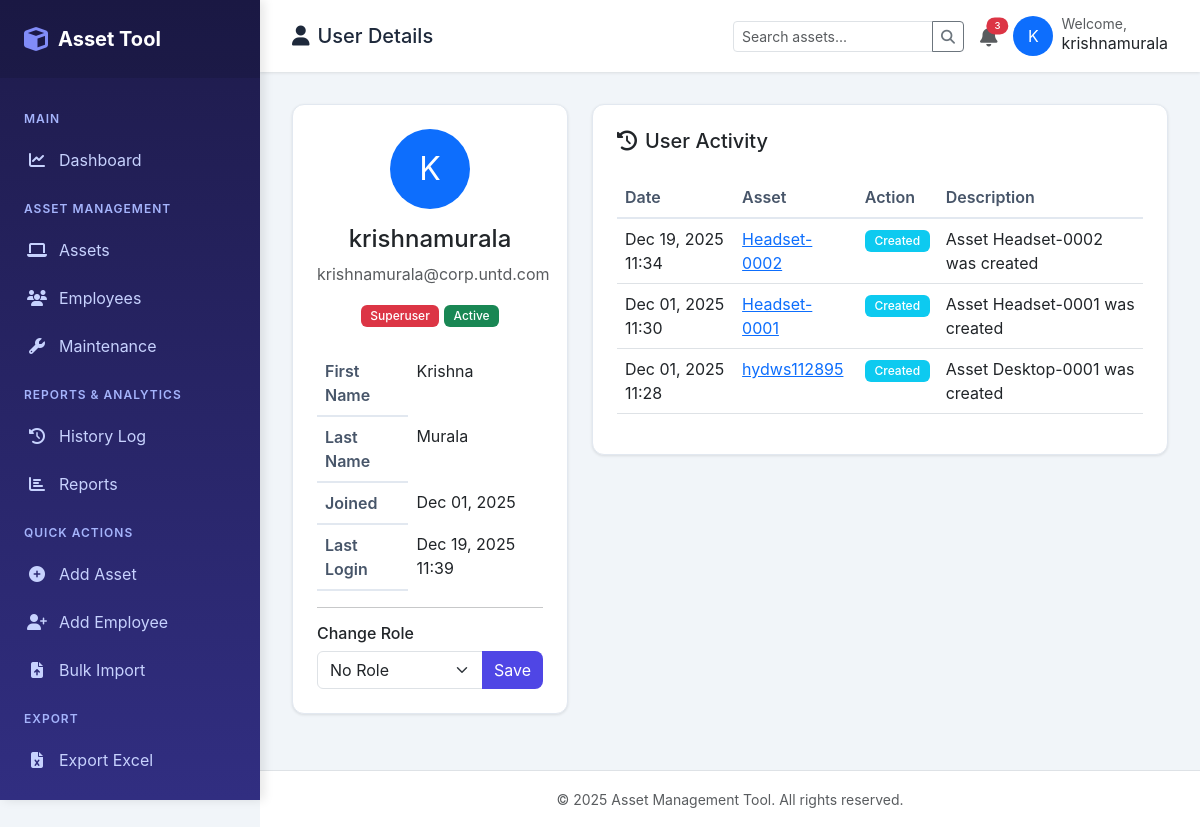
The app's page /app/users/1/ (signed in) with its own data.
### assets/models.py (models this page shows, shortened)
class AssetHistory(models.Model):
    ACTION_CHOICES = [
        ('created', 'Created'),
        ('assigned', 'Assigned'),
        ('unassigned', 'Unassigned'),
        ('maintenance', 'Sent to Maintenance'),
        ('returned', 'Returned from Maintenance'),
        ('retired', 'Retired'),
        ('updated', 'Updated'),
        ('location_changed', 'Location Changed'),
    ]
    asset = models.ForeignKey(Asset, on_delete=models.CASCADE, related_name='history')
    action = models.CharField(max_length=20, choices=ACTION_CHOICES)
    description = models.TextField(blank=True, null=True)
    performed_by = models.ForeignKey(User, on_delete=models.SET_NULL, null=True, blank=True)
    old_value = models.CharField(max_length=255, blank=True, null=True)
    new_value = models.CharField(max_length=255, blank=True, null=True)
    created_at = models.DateTimeField(auto_now_add=True)
    class Meta:
        verbose_name_plural = "Asset Histories"
        ordering = ['-created_at']

class Asset(models.Model):
    STATUS_CHOICES = [
        ('available', 'Available'),
        ('assigned', 'Assigned'),
        ('maintenance', 'Under Maintenance'),
        ('retired', 'Retired'),
        ('lost', 'Lost/Stolen'),
    ]
    CONDITION_CHOICES = [
        ('new', 'New'),
        ('good', 'Good'),
        ('fair', 'Fair'),
        ('poor', 'Poor'),
    ]
    asset_tag = models.CharField(max_length=50, unique=True)
    name = models.CharField(max_length=200)
    description = models.TextField(blank=True, null=True)
    category = models.ForeignKey(Category, on_delete=models.SET_NULL, null=True, blank=True)
    manufacturer = models.CharField(max_length=100, blank=True, null=True)
    model = models.CharField(max_length=100, blank=True, null=True)
    serial_number = models.CharField(max_length=100, blank=True, null=True)
    status = models.CharField(max_length=20, choices=STATUS_CHOICES, default='available')
    condition = models.CharField(max_length=20, choices=CONDITION_CHOICES, default='new')
    location = models.ForeignKey(Location, on_delete=models.SET_NULL, null=True, blank=True)
    assigned_to = models.ForeignKey(Employee, on_delete=models.SET_NULL, null=True, blank=True, related_name='assets')
    assigned_date = models.DateField(blank=True, null=True)
    vendor = models.ForeignKey(Vendor, on_delete=models.SET_NULL, null=True, blank=True)
    purchase_date = models.DateField(blank=True, null=True)
    purchase_cost = models.DecimalField(max_digits=10, decimal_places=2, blank=True, null=True)
    warranty_expiry = models.DateField(blank=True, null=True)
    notes = models.TextField(blank=True, null=True)
    created_by = models.ForeignKey(User, on_delete=models.SET_NULL, null=True, blank=True, related_name='created_assets')
    created_at = models.DateTimeField(auto_now_add=True)
    updated_at = models.DateTimeField(auto_now=True)
    class Meta:
        ordering = ['-created_at']

### assets/views.py (the view)
# urls.py: path('users/<int:pk>/', views.user_detail, name='user_detail'),
@login_required
@user_passes_test(is_admin)
def user_detail(request, pk):
    user_obj = get_object_or_404(User, pk=pk)
    activity = AssetHistory.objects.filter(performed_by=user_obj).order_by('-created_at')[:20]
    context = {
        'user_obj': user_obj,
        'activity': activity,
        'groups': Group.objects.all(),
    }
    return render(request, 'assets/user_detail.html', context)

### assets/views.py (called while the page is built)
def is_admin(user):
    return user.is_superuser or user.groups.filter(name='Admin').exists()

### assets/templates/assets/user_detail.html (shortened to what this page needs)
{% extends 'base.html' %}
{% block page_icon %}user{% endblock %}
{% block page_title %}User Details{% endblock %}
{% block content %}
<div class="row">
    <div class="col-lg-4">
        <div class="table-card mb-4">
            <div class="text-center mb-4">
                <div class="bg-primary text-white rounded-circle d-inline-flex align-items-center justify-content-center mb-3" style="width: 80px; height: 80px; font-size: 32px;">
                    {{ user_obj.username|slice:":1"|upper }}
                </div>
                <h4>{{ user_obj.username }}</h4>
                <p class="text-muted">{{ user_obj.email }}</p>
                {% if user_obj.is_superuser %}
                <span class="badge bg-danger">Superuser</span>
                {% endif %}
                {% if user_obj.is_active %}
                <span class="badge bg-success">Active</span>
                {% else %}
                <span class="badge bg-danger">Inactive</span>
                {% endif %}
            </div>
            <table class="table table-borderless">
                <tr><th>First Name</th><td>{{ user_obj.first_name|default:"-" }}</td></tr>
                <tr><th>Last Name</th><td>{{ user_obj.last_name|default:"-" }}</td></tr>
                <tr><th>Joined</th><td>{{ user_obj.date_joined|date:"M d, Y" }}</td></tr>
                <tr><th>Last Login</th><td>{{ user_obj.last_login|date:"M d, Y H:i"|default:"Never" }}</td></tr>
            </table>
            <hr>
            <h6>Change Role</h6>
            <form method="post" action="{% url 'assets:user_change_role' user_obj.pk %}">
                <div class="input-group">
                    <select name="group_id" class="form-select">
                        <option value="">No Role</option>
                    </select>
                    <button class="btn btn-primary" type="submit">Save</button>
                </div>
            </form>
        </div>
    </div>
    <div class="col-lg-8">
        <div class="table-card">
            <h5 class="mb-4"><i class="fas fa-history me-2"></i>User Activity</h5>
            <div class="table-responsive">
                <table class="table">
                    <thead>
                        <tr><th>Date</th><th>Asset</th><th>Action</th><th>Description</th></tr>
                    </thead>
                    <tbody>
                        {% for a in activity %}
                        <tr>
                            <td>{{ a.created_at|date:"M d, Y H:i" }}</td>
                            <td><a href="{% url 'assets:asset_detail' a.asset.pk %}">{{ a.asset.asset_tag }}</a></td>
                            <td><span class="badge bg-info">{{ a.get_action_display }}</span></td>
                            <td>{{ a.description|truncatewords:10 }}</td>
                        </tr>
                        {% empty %}
                        <tr><td colspan="4" class="text-center text-muted">No activity</td></tr>
                        {% endfor %}
                    </tbody>
                </table>
            </div>
        </div>
    </div>
</div>
{% endblock %}

### assets/templates/base.html (shortened to what this page needs)
<!DOCTYPE html>
<html lang="en">
<head>
    <link href="https://cdn.jsdelivr.net/npm/bootstrap@5.3.0/dist/css/bootstrap.min.css" rel="stylesheet">
    <link rel="stylesheet" href="https://cdnjs.cloudflare.com/ajax/libs/font-awesome/6.4.0/css/all.min.css">
</head>
<body>
    <div class="sidebar" id="sidebar">
        <div class="sidebar-brand">
            <i class="fas fa-cube"></i>
            <span>Asset Tool</span>
        </div>
        <ul class="sidebar-menu">
            <li class="sidebar-menu-title">Main</li>
            <li>
                <a href="{% url 'assets:dashboard' %}" class="{% if request.resolver_match.url_name == 'dashboard' %}active{% endif %}">
                    <i class="fas fa-chart-line"></i> Dashboard
                </a>
            </li>
            <li class="sidebar-menu-title">Asset Management</li>
            <li>
                <a href="{% url 'assets:asset_list' %}" class="{% if 'asset' in request.resolver_match.url_name and 'export' not in request.resolver_match.url_name %}active{% endif %}">
                    <i class="fas fa-laptop"></i> Assets
                </a>
            </li>
            <li>
                <a href="{% url 'assets:employee_list' %}" class="{% if 'employee' in request.resolver_match.url_name %}active{% endif %}">
                    <i class="fas fa-users"></i> Employees
                </a>
            </li>
            <li>
                <a href="{% url 'assets:maintenance_list' %}" class="{% if 'maintenance' in request.resolver_match.url_name %}active{% endif %}">
                    <i class="fas fa-wrench"></i> Maintenance
                </a>
            </li>
            <li class="sidebar-menu-title">Reports & Analytics</li>
            <li>
                <a href="{% url 'assets:history_list' %}" class="{% if 'history' in request.resolver_match.url_name %}active{% endif %}">
                    <i class="fas fa-history"></i> History Log
                </a>
            </li>
            <li>
                <a href="{% url 'assets:reports' %}" class="{% if request.resolver_match.url_name == 'reports' %}active{% endif %}">
                    <i class="fas fa-chart-bar"></i> Reports
                </a>
            </li>
            <li class="sidebar-menu-title">Quick Actions</li>
            <li>
                <a href="/admin/assets/asset/add/">
                    <i class="fas fa-plus-circle"></i> Add Asset
                </a>
            </li>
            <li>
                <a href="/admin/assets/employee/add/">
                    <i class="fas fa-user-plus"></i> Add Employee
                </a>
            </li>
            <li>
                <a href="{% url 'assets:bulk_import' %}" class="{% if 'bulk_import' in request.resolver_match.url_name %}active{% endif %}">
                    <i class="fas fa-file-upload"></i> Bulk Import
                </a>
            </li>
            <li class="sidebar-menu-title">Export</li>
            <li>
                <a href="{% url 'assets:export_assets' %}">
                    <i class="fas fa-file-excel"></i> Export Excel
                </a>
            </li>
            <li>
                <a href="{% url 'assets:generate_all_assets_pdf' %}">
                </a>
            </li>
        </ul>
    </div>
    <div class="main-content">
        <nav class="top-navbar">
            <div class="d-flex align-items-center gap-3">
                <h5 class="mb-0"><i class="fas fa-{% block page_icon %}home{% endblock %} me-2"></i>{% block page_title %}Dashboard{% endblock %}</h5>
            </div>
            <div class="d-flex align-items-center gap-3">
                <form action="{% url 'assets:asset_list' %}" method="get" class="d-none d-md-block">
                    <div class="input-group">
                        <input type="text" name="search" class="form-control form-control-sm" placeholder="Search assets..." style="width: 200px;">
                        <button class="btn btn-sm btn-outline-secondary" type="submit">
                            <i class="fas fa-search"></i>
                        </button>
                    </div>
                </form>
                <div class="dropdown">
                    <a href="#" class="text-muted position-relative" data-bs-toggle="dropdown">
                        <i class="fas fa-bell fa-lg"></i>
                        <span class="position-absolute top-0 start-100 translate-middle badge rounded-pill bg-danger" style="font-size: 0.6rem;">
                            3
                        </span>
                    </a>
                </div>
                <div class="dropdown">
                    <a href="#" class="text-decoration-none text-dark d-flex align-items-center gap-2" data-bs-toggle="dropdown">
                        <div class="bg-primary text-white rounded-circle d-flex align-items-center justify-content-center" style="width: 40px; height: 40px;">
                            {{ request.user.username|slice:":1"|upper }}
                        </div>
                        <div class="d-none d-md-block">
                            <small class="text-muted d-block" style="line-height: 1;">Welcome,</small>
                            <span style="line-height: 1;">{{ request.user.username }}</span>
                        </div>
                    </a>
                </div>
            </div>
        </nav>
        <div class="content-area">
            {% block content %}{% endblock %}
        </div>
        <footer class="text-center py-3 text-muted border-top bg-white mt-auto">
            <small>&copy; {% now "Y" %} Asset Management Tool. All rights reserved.</small>
        </footer>
    </div>
</body>
</html>

### assets/templates/base.html (style rules this page uses)
:root { --primary: #4f46e5; --secondary: #64748b; --success: #10b981; --warning: #f59e0b; --danger: #ef4444; --sidebar-width: 260px; }
body { font-family: 'Inter', -apple-system, BlinkMacSystemFont, sans-serif; background: #f1f5f9; }
.sidebar { position: fixed; top: 0; left: 0; height: 100vh; width: var(--sidebar-width); background: linear-gradient(180deg, #1e1b4b 0%, #312e81 100%); padding: 0; box-shadow: 4px 0 10px rgba(0,0,0,0.1); z-index: 1000; overflow-y: auto; }
.sidebar-brand { color: white; font-size: 1.25rem; font-weight: 700; padding: 1.5rem; background: rgba(0,0,0,0.1); display: flex; align-items: center; gap: 10px; }
.sidebar-brand i { font-size: 1.5rem; color: #818cf8; }
.sidebar-menu { list-style: none; padding: 1rem 0; margin: 0; }
.sidebar-menu-title { color: #a5b4fc; font-size: 0.75rem; font-weight: 600; text-transform: uppercase; letter-spacing: 1px; padding: 1rem 1.5rem 0.5rem; }
.sidebar-menu li a { color: #c7d2fe; text-decoration: none; display: flex; align-items: center; padding: 0.75rem 1.5rem; transition: all 0.3s; border-left: 3px solid transparent; }
.sidebar-menu li a i { margin-right: 0.75rem; width: 20px; text-align: center; }
.main-content { margin-left: var(--sidebar-width); min-height: 100vh; }
.top-navbar { background: white; padding: 1rem 2rem; box-shadow: 0 1px 3px rgba(0,0,0,0.1); display: flex; justify-content: space-between; align-items: center; position: sticky; top: 0; z-index: 100; }
.top-navbar h5 { margin: 0; color: #1e293b; }
.content-area { padding: 2rem; }
.table-card { background: white; border-radius: 12px; padding: 1.5rem; box-shadow: 0 1px 3px rgba(0,0,0,0.1); border: 1px solid #e2e8f0; }
.btn-primary { background: var(--primary); border: none; border-radius: 8px; }
.badge { font-weight: 500; padding: 0.4em 0.8em; border-radius: 6px; }
.table th { font-weight: 600; color: #475569; border-bottom: 2px solid #e2e8f0; }

### records on screen
AssetHistory: created_at "Dec 19, 2025 11:34", asset.asset_tag "Headset-0002", action "Created", description "Asset Headset-0002 was created"
AssetHistory: created_at "Dec 01, 2025 11:30", asset.asset_tag "Headset-0001", action "Created", description "Asset Headset-0001 was created"
AssetHistory: created_at "Dec 01, 2025 11:28", asset.asset_tag "hydws112895", action "Created", description "Asset Desktop-0001 was created"

### other values on screen
{{ request.user.username|slice:":1"|upper }} "K"
{{ request.user.username }} "krishnamurala"
{{ user_obj.username|slice:":1"|upper }} "K"
{{ user_obj.username }} "krishnamurala"
{{ user_obj.email }} "krishnamurala@corp.untd.com"
{{ user_obj.first_name|default:"-" }} "Krishna"
{{ user_obj.last_name|default:"-" }} "Murala"
{{ user_obj.date_joined|date:"M d, Y" }} "Dec 01, 2025"
{{ user_obj.last_login|date:"M d, Y H:i"|default:"Never" }} "Dec 19, 2025 11:39"
